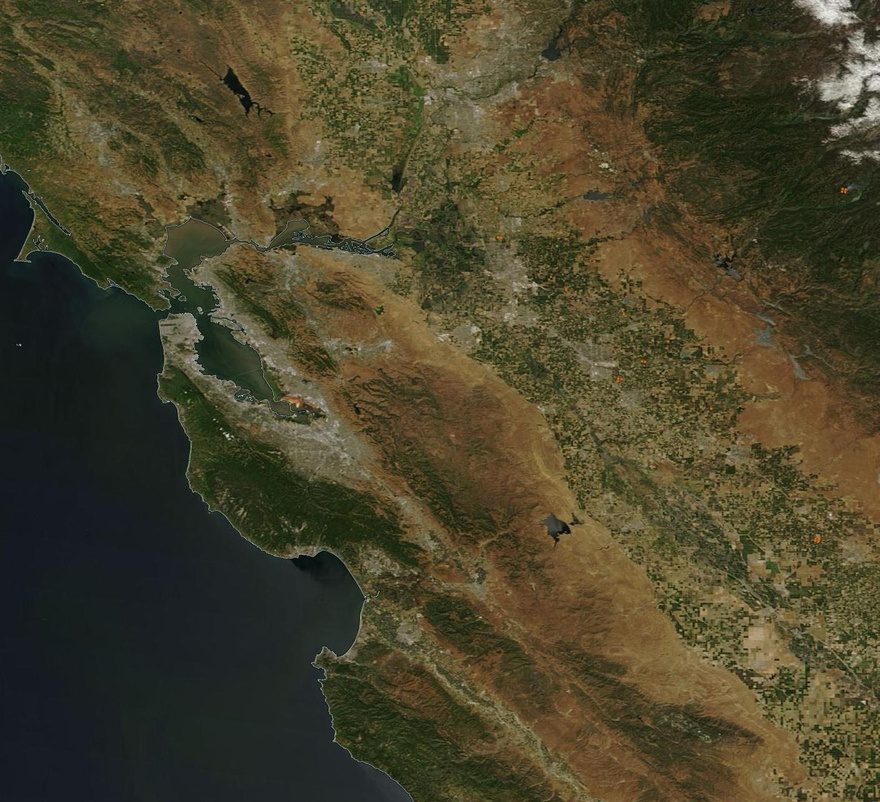
#> input picture src/data/SF_map_very_small.jpeg, 880 x 802 px, shrunk from 1408 x 1283 before the run, found by its file name
$ python image_animation.py
#> lines starting #> are read from the running program, lines starting #| are printed output that depends on the picture
import numpy as np
import matplotlib.pyplot as plt
import matplotlib.animation as animation
from matplotlib.pyplot import imread


img = imread("src/data/SF_map_very_small.jpeg")
#> img is the input picture: shape (802, 880, 3); mean R, G, B 73.8, 67.7, 43.5

fig = plt.figure()
# fig.set_dpi(100)
fig.set_size_inches(15, 15)

ax = plt.axes(xlim=(0, 20), ylim=(0, 20))
patch = plt.Circle((5, -5), 0.75, fc='y')


def init():
    patch.center = (20, 20)
    ax.add_patch(patch)
    return patch,

def animate(i):
    x = 10 + 3 * np.sin(np.radians(i))
    y = 10 + 3 * np.cos(np.radians(i))
    patch.center = (x, y)
    return patch,

anim = animation.FuncAnimation(fig, animate,
                               init_func=init,
                               frames=360,
                               interval=20,
                               blit=True)

plt.imshow(img, zorder=0,  extent=[0.1, 20.0, 0.1, 20.0])
print(f'Writing animation to disk, please be patient.')
anim.save('the_movie.mp4', writer = 'ffmpeg', fps=30)
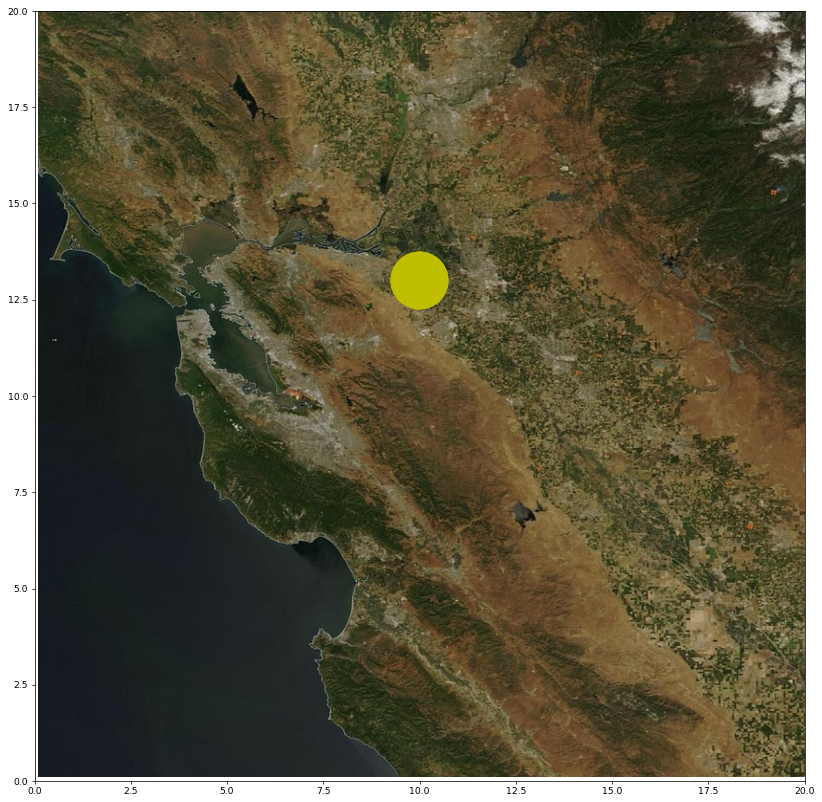
#> figure drawn by matplotlib, 1 panel
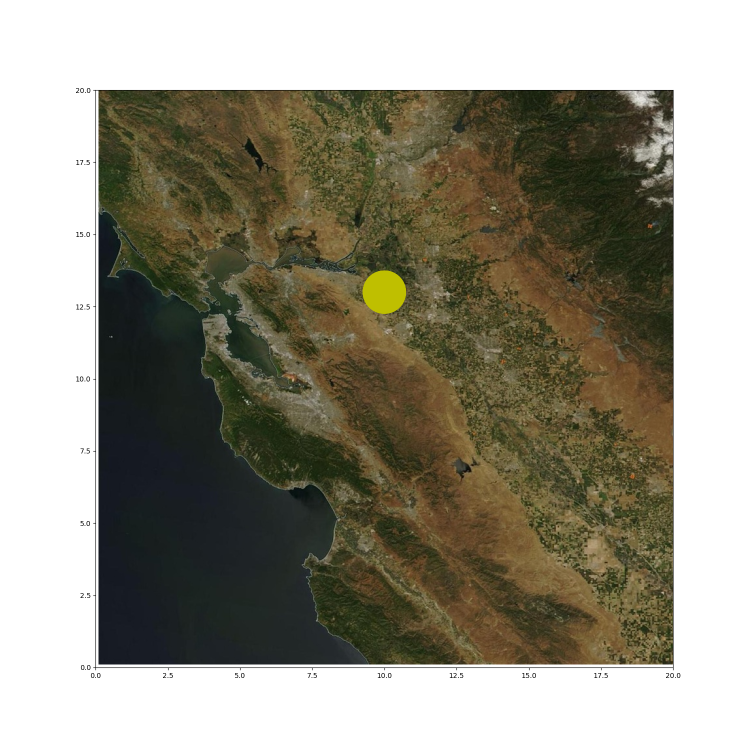
#> saved as the_movie.mp4: PIL image 1500x1500 RGBA (shown at 1/2 size); mean R, G, B, A 148.1, 144.5, 129.9, 255
#> (the run stopped early here; a loop or call above may not have finished)
